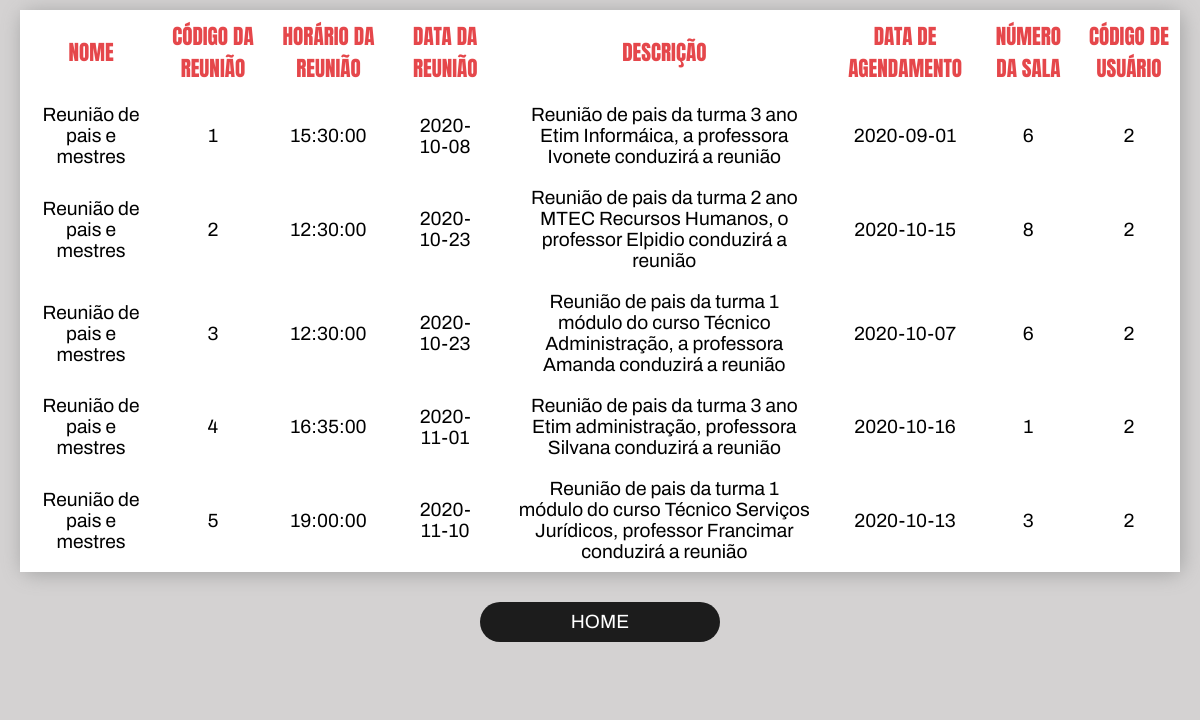
Page /rotinas/reunioes/PesqReuniao.php (signed in) on the earlier database version.
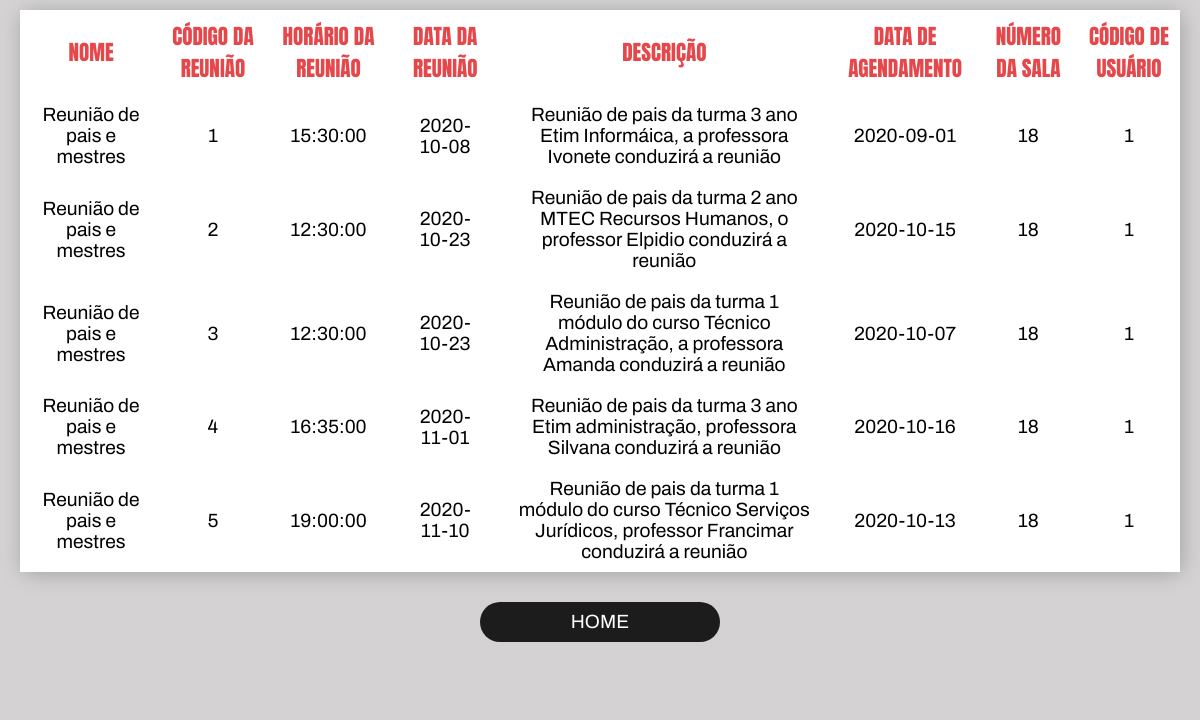
Same page on the later database version.
### tables this page shows
CREATE TABLE `reunioes` (
  `cod_reuniao` int(11) NOT NULL,
  `horario_reuniao` time NOT NULL,
  `data_reuniao` date NOT NULL,
  `descricao` varchar(250) NOT NULL,
  `nome` varchar(50) NOT NULL,
  `data_agendamento` date NOT NULL,
  `num_sala` int(11) NOT NULL,
  `cod_usuario` int(11) NOT NULL
);

### rotinas/reunioes/PesqReuniao.php (the view, shortened to what this page needs)
<!DOCTYPE html>
<html lang="pt-br">
	<head>
		<link rel="stylesheet" href="../css/pesquisas.css">
		<link rel="stylesheet" href="https://maxcdn.bootstrapcdn.com/font-awesome/4.5.0/css/font-awesome.min.css">
		<link rel = "stylesheet" href = "https://use.fontawesome.com/releases/v5.5.0/css/all.css">
	</head>
	<body>
		<?php
			include_once "../../php/conexao.php";
			$cod_reuniao = $_POST["cod_reuniao"];
			$stmt = $pdo->prepare("SELECT * FROM reunioes where cod_reuniao like '$cod_reuniao%' order by cod_reuniao");
			$stmt->execute();
		?>
		<div class="cont-pesq">
			<table>
				<tr id="titulo">
					<th>Nome</th>
					<th>Código da reunião</th>
					<th>Horário da reunião</th>
					<th>Data da reunião</th>
					<th>Descrição</th>
					<th>Data de agendamento</th>
					<th>Número da sala</th>
					<th>Código de usuário</th>
				</tr>
		<?php
			while ($row = $stmt->fetch(PDO::FETCH_ASSOC))
			{
		?>
					<tr>
						<td><?php echo $row['nome'];?></td>
						<td><?php echo $row['cod_reuniao'];?></td>
						<td><?php echo $row['horario_reuniao'];?></td>
						<td><?php echo $row['data_reuniao'];?></td>
						<td><?php echo $row['descricao'];?></td>
						<td><?php echo $row['data_agendamento'];?></td>
						<td><?php echo $row['num_sala'];?></td>
						<td><?php echo $row['cod_usuario'];?></td>
					</tr>
		<?php
			}
		?>
			</table>
			<a href="../../html/homeadm.php">home </a>
		</div>
	</body>
</html>

### rotinas/css/pesquisas.css (style rules this page uses)
* { margin: 0; padding: 0; box-sizing: border-box; font-family: 'Archivo', sans-serif; color:#000; border:none; font-size:100%; }
a { text-decoration: none; font-size: .8rem; }
body { background-color: #d4d2d2; }
.cont-pesq { background-color: #d4d2d2; display: flex; flex-direction: column; align-content: center; justify-content: center; }
table, th, td { border-collapse: collapse; }
table { width:auto; text-align: center; margin-left:20px; margin-right:20px; font-size:1.2em; margin-top:10px; margin-bottom:10px; border-radius: 10px; box-shadow: 2px 2px 20px #a3a3a3; }
tr { text-align: center; height: 35px; background: #fff; color:#1c1c1c; }
td { padding:10px 20px 10px 20px ; }
th { font-family: 'Anton', serif; text-transform: uppercase; color:#e5474b; font-weight: 200; font-size:1.1em; padding:10px; }
.cont-pesq a { align-self: center; width:20%; margin:20px 0px 50px 0px; height: 40px; background-color: #1c1c1c; color: #fff; text-transform: uppercase; border: 3px solid transparent; border-radius: 30px; transition: 0.4s; text-align:center; font-size:1.2em; padding:6px 0px 0px 0px; }

Differences in the rows shown:
changed reunioes id 1: num_sala "6" → "18"; cod_usuario "2" → "1"
changed reunioes id 2: num_sala "8" → "18"; cod_usuario "2" → "1"
changed reunioes id 3: num_sala "6" → "18"; cod_usuario "2" → "1"
changed reunioes id 4: num_sala "1" → "18"; cod_usuario "2" → "1"
changed reunioes id 5: num_sala "3" → "18"; cod_usuario "2" → "1"
